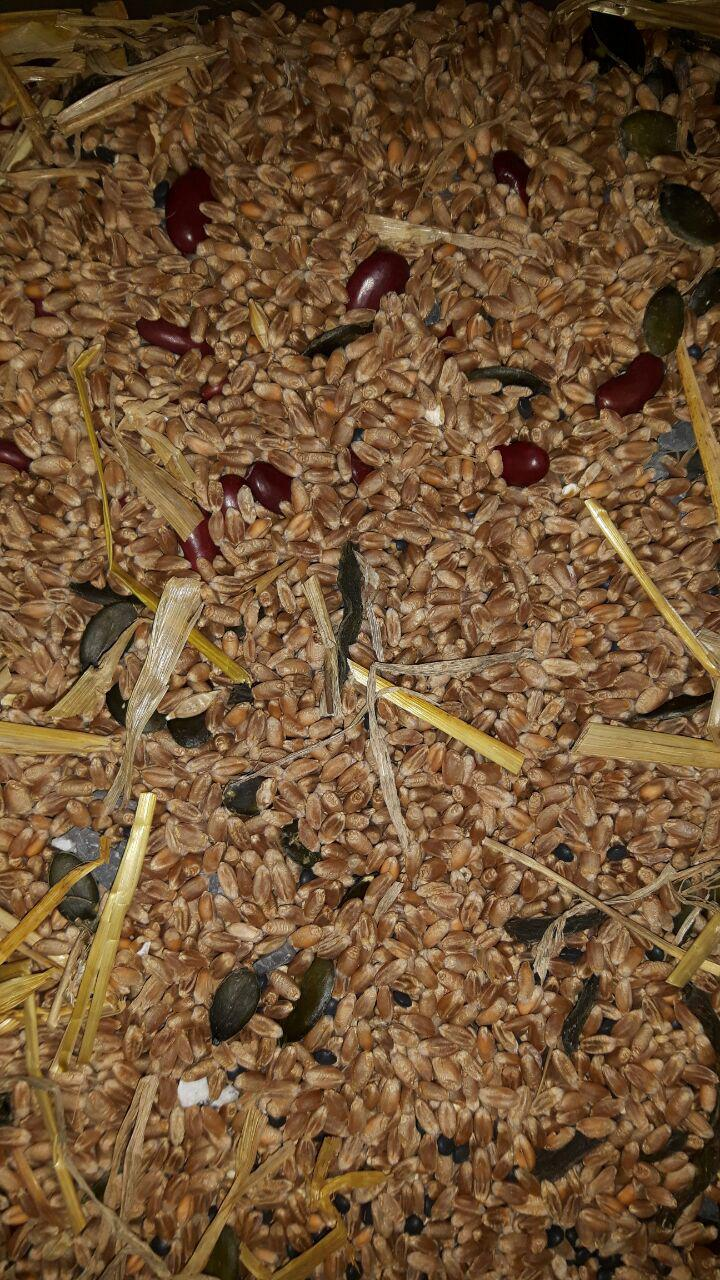
#> input picture server/thecombiners/main_app/contamination_detection/src/contamination1.jpg, 720 x 1280 px
$ python -i contamination_detection.py   (imports and definitions only)
#> lines starting #> are read from the running program, lines starting #| are printed output that depends on the picture; after the words box and inside, x2 and y2 are one past the last pixel; in counts of white or black regions, pixels touching at a corner belong together
#> in vector_feature_generation, image is the input picture: shape (1280, 720, 3); mean B, G, R 52.9, 83.1, 112.7
import cv2
from matplotlib import pyplot as plt
from sklearn.decomposition import PCA
from scipy import ndimage
import numpy as np

def feature_image(path, tresh_min, tresh_max, iterations, k):
    #reading the image as gray
#> called with path = 'src/contamination1.jpg', tresh_min = 138, tresh_max = 217, iterations = 6, k = 7
    image = cv2.imread(path, 0)
#> image: shape (1280, 720); min 0, max 255, mean 88.5
    image = cv2.equalizeHist(image)
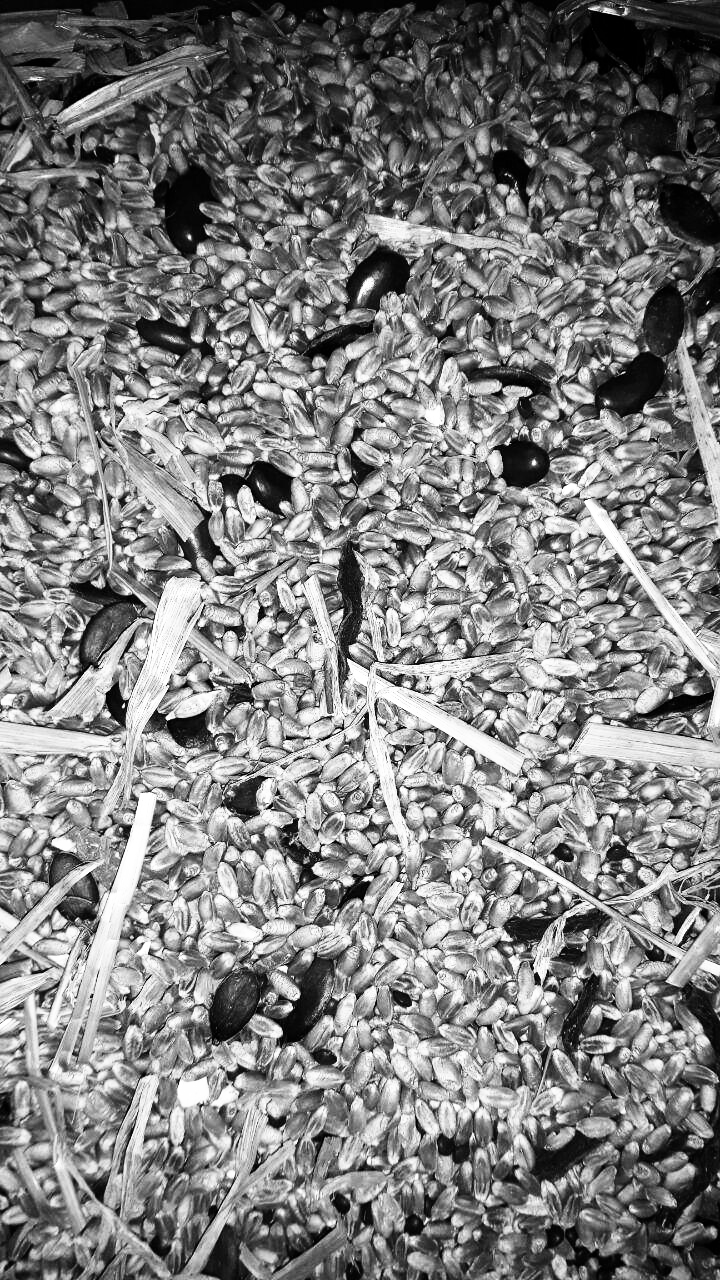
#> image: shape (1280, 720); min 0, max 255, mean 128.3

    #These parameters shold be modified
    edged = cv2.Canny(image, tresh_min, tresh_max)
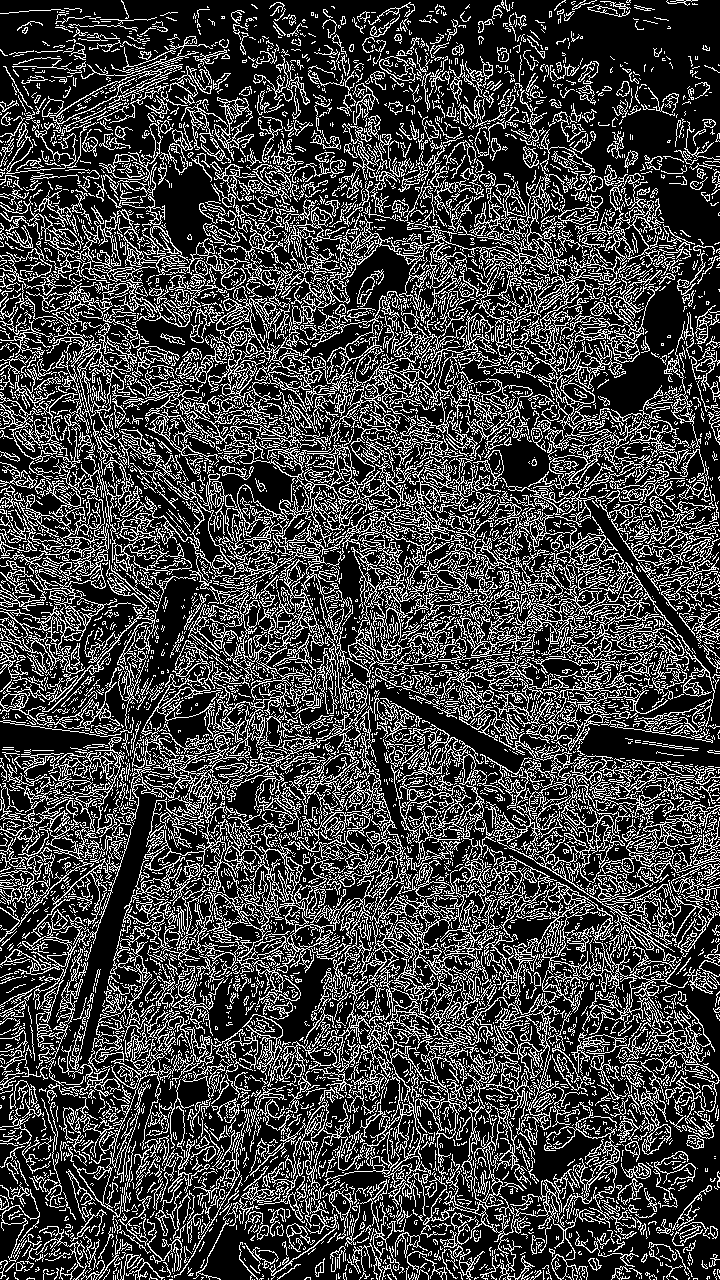
#> edged: shape (1280, 720); 25.6% white in thin lines or dots

    #applying closing function
    kernel = cv2.getStructuringElement(cv2.MORPH_RECT, (k, k))
    image = cv2.morphologyEx(edged, cv2.MORPH_CLOSE, kernel)
#> image: shape (1280, 720); 79.9% white; 692 black regions, largest, box (x1, y1, x2, y2) and area: (513, 0, 720, 133) 14192, (0, 0, 291, 100) 10780, (75, 793, 160, 1060) 5147

    #Dilate and erode to lose small regions
    image = cv2.dilate(image, None, iterations=iterations)
#> image: shape (1280, 720); 97.7% white; 140 black regions (70 under 20 px), largest, box (x1, y1, x2, y2) and area: (575, 0, 720, 90) 4456, (664, 190, 720, 237) 1412, (161, 172, 207, 240) 1317
    image = cv2.erode(image, None, iterations=iterations)
#> image: shape (1280, 720); 91.6% white; 102 black regions, largest, box (x1, y1, x2, y2) and area: (542, 0, 720, 96) 9775, (89, 794, 155, 969) 3627, (0, 0, 124, 52) 3201

    return image/255

def contamination(path):
    image = feature_image(path, 138, 217, 6, 7)
    x, y = image.shape
    no_contamination = sum(sum(image))/(x*y)

    return 100*(1-no_contamination)

def vector_feature_generation(path):
    features = []

    image = cv2.imread(path)
    #Whatch out the parameters
    img_mask = feature_image(path, 138, 217, 6, 7)
    x, y = img_mask.shape
#> x = 1280; y = 720

    #NOT A MUST##################################################################################
    for i in range(x):
        for j in range(y):
            if img_mask[i,j]!=0:
                image[i,j,:] = [255, 255, 255]
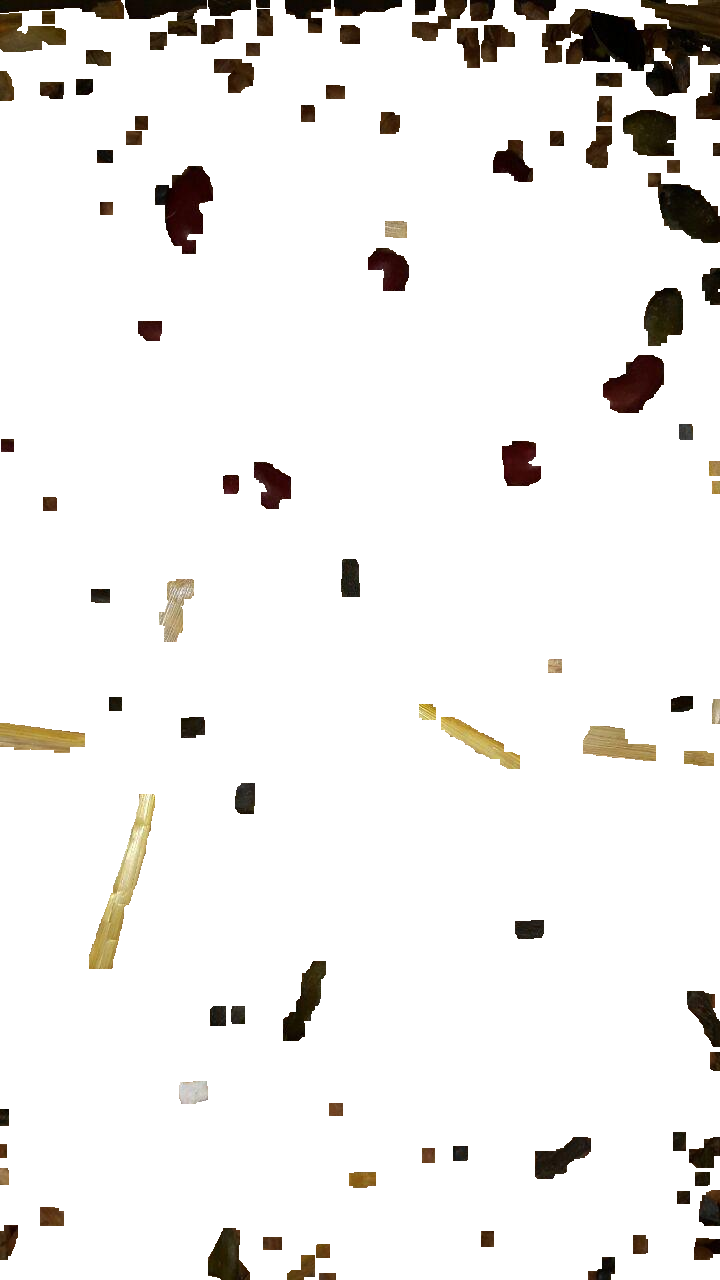
#> image: shape (1280, 720, 3); mean B, G, R 235.9, 237.7, 239.3

    cv2.imwrite("/home/natalija/Documents/HackZurich/contamination_detection/src/contamination_mask.jpg", image)
    ##############################################################################################
    labeled, nr_objects = ndimage.label(1-img_mask)
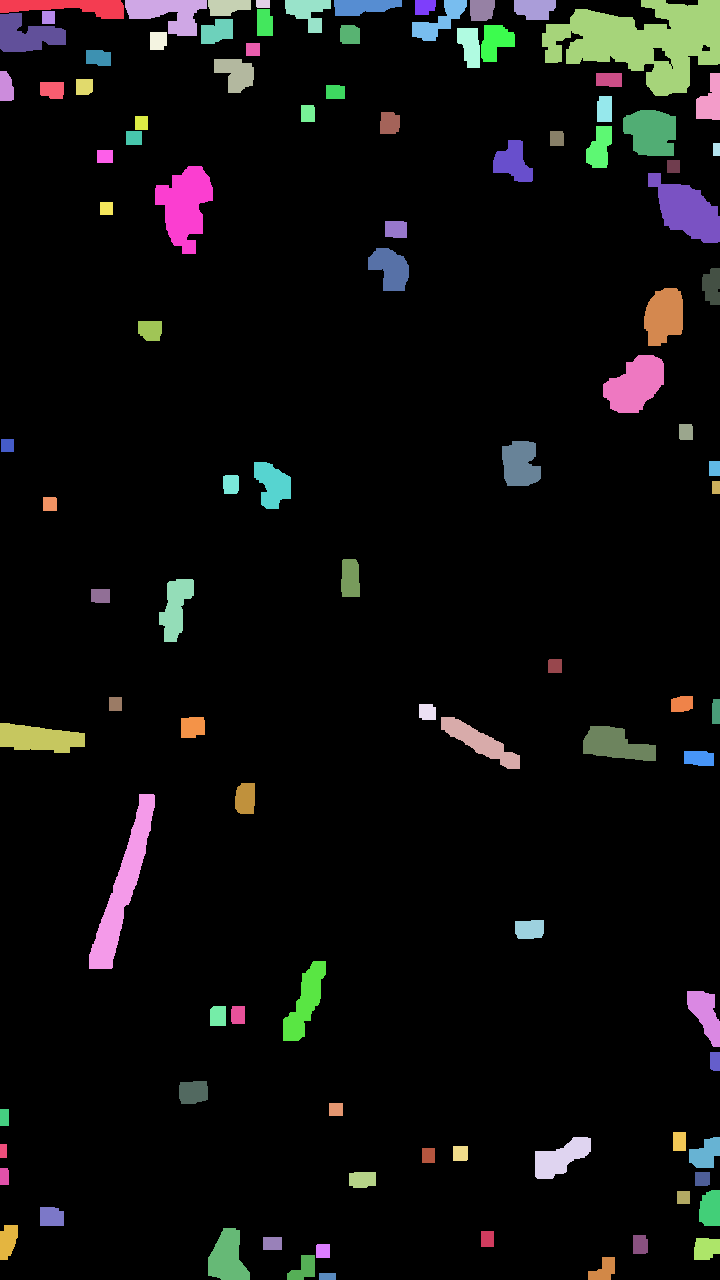
#> labeled: shape (1280, 720) int32; 104 distinct labels, from 0 to 103; one colour per label, 0 black
#> nr_objects = 103
    d = {}
    x,y = labeled.shape
    for i in range(1,nr_objects+1):
        d[i] = np.zeros((x,y,3))

    for i in range(1,x):
        for j in range(1,y):
            if labeled[i,j]:
                d[labeled[i,j]][i,j,:] = image[i,j,:]
#> after the loop, d = 103 items

    for key, value in d.items():
        non_empty_columns = np.where(value.max(axis=0)>0)[0]
        non_empty_rows = np.where(value.max(axis=1)>0)[0]
        cropBox = (min(non_empty_rows), max(non_empty_rows), min(non_empty_columns), max(non_empty_columns))
        image_data = value[cropBox[0]:cropBox[1]+1, cropBox[2]:cropBox[3]+1 , :]
        #cv2.imwrite("/home/natalija/Documents/HackZurich/contamination_detection/src/image{}.png".format(key), image_data)

        vector = np.zeros(84645)
        new = np.concatenate((image_data[:,:,0].ravel(), image_data[:,:,1].ravel(), image_data[:,:,2].ravel()))
        vector[0:len(new)]=new
        features.append(vector)
#> this loop made 22 passes
#> cropBox on passes 1 to 12: (1, 18, 1, 123), (1, 35, 125, 206), (1, 15, 208, 250), (1, 7, 256, 269), (1, 32, 285, 330), (1, 15, 334, 401), (1, 14, 415, 435), (1, 40, 412, 466), (1, 20, 470, 494), (1, 19, 514, 555), (1, 95, 542, 719), (9, 35, 257, 272)
#> pass 2, in vector_feature_generation, `image_data = value[cropBox[0]:cropBox[1]+1, cropBox[2]:cropBox[3]+1 , :]`:
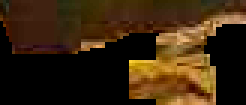
#> image_data: shape (35, 82, 3) float64 (shown 3 times larger); mean of channels 0, 1, 2 4.3, 11.1, 17.2; drawn with min black and max white
#> after the loop, features = 21 items

        #reduce dimensionality
    pca = PCA(n_components=100)

    while len(features) < 100:
        features.append(features[0])


    features = pca.fit_transform(features)

    return features

#> (the run stopped early here; a loop or call above may not have finished)

$ run again, on server/thecombiners/main_app/contamination_detection/src/contamination3.jpg
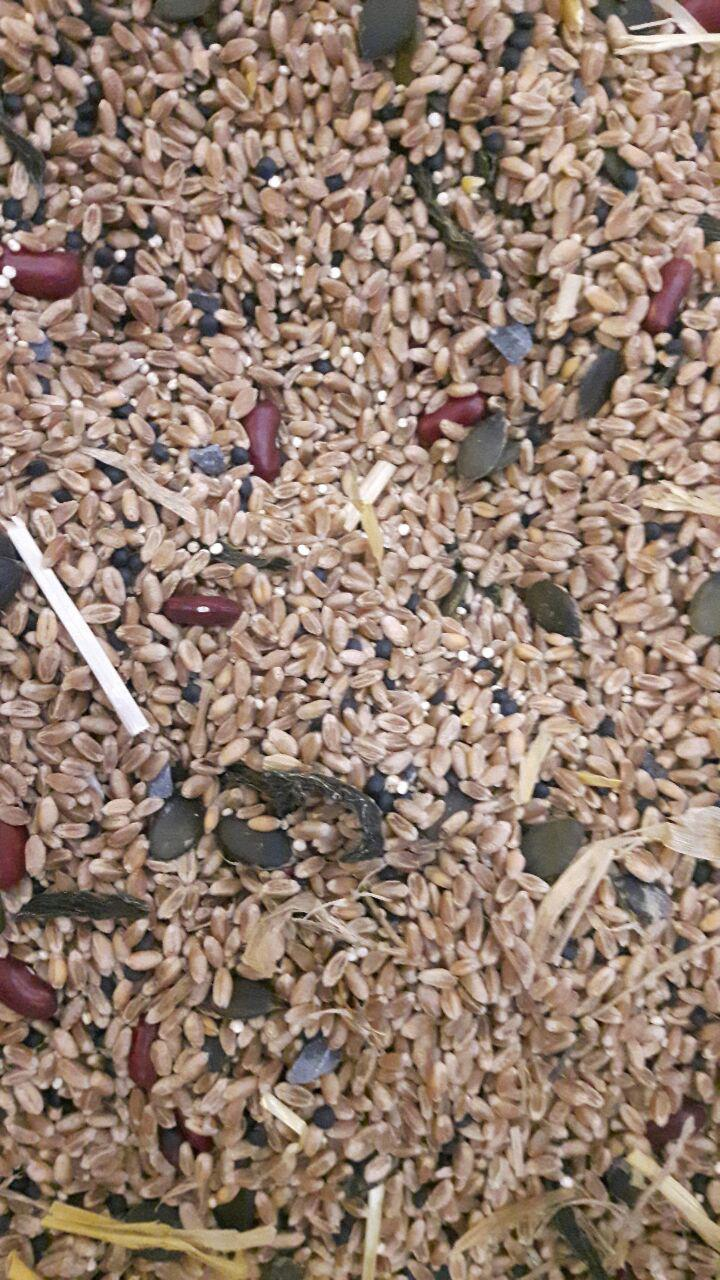
#> input picture server/thecombiners/main_app/contamination_detection/src/contamination3.jpg, 720 x 1280 px
#> in vector_feature_generation, image is the input picture: shape (1280, 720, 3); mean B, G, R 112.7, 126.3, 148.4
#> in feature_image, `edged = cv2.Canny(image, tresh_min, tresh_max)`:
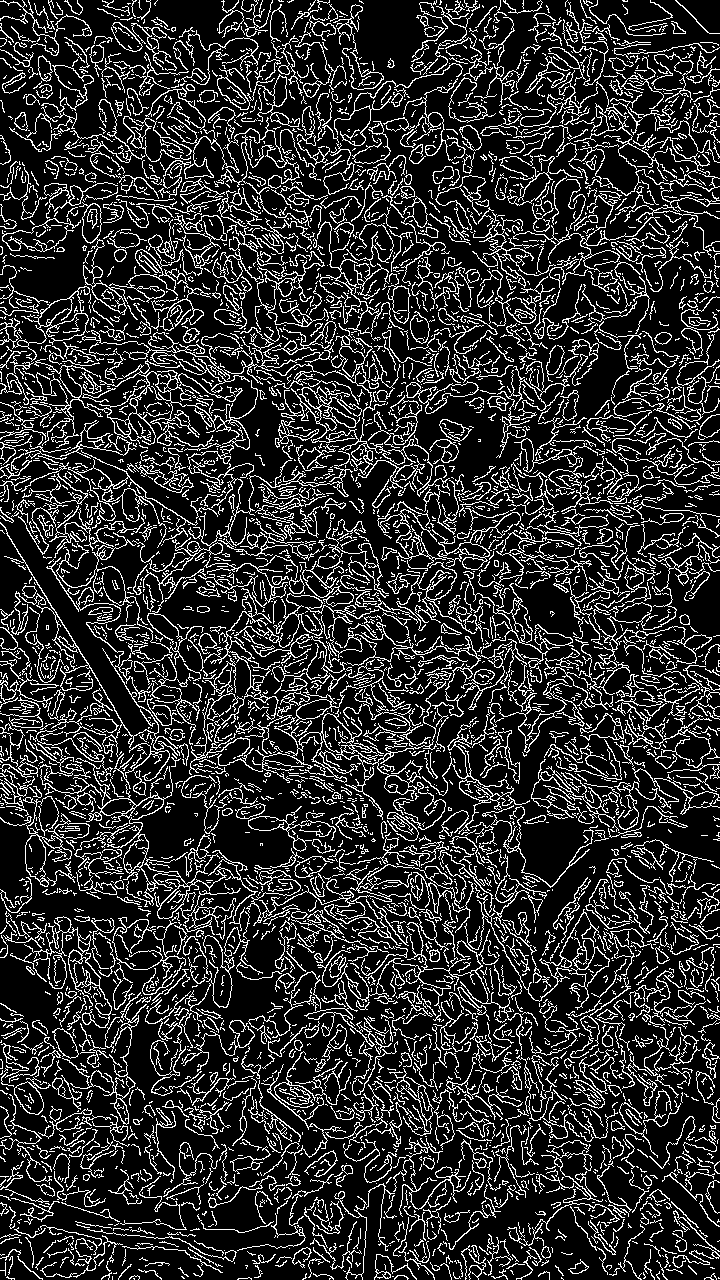
#> edged: shape (1280, 720); 18% white in thin lines or dots
#> in vector_feature_generation, `labeled, nr_objects = ndimage.label(1-img_mask)`:
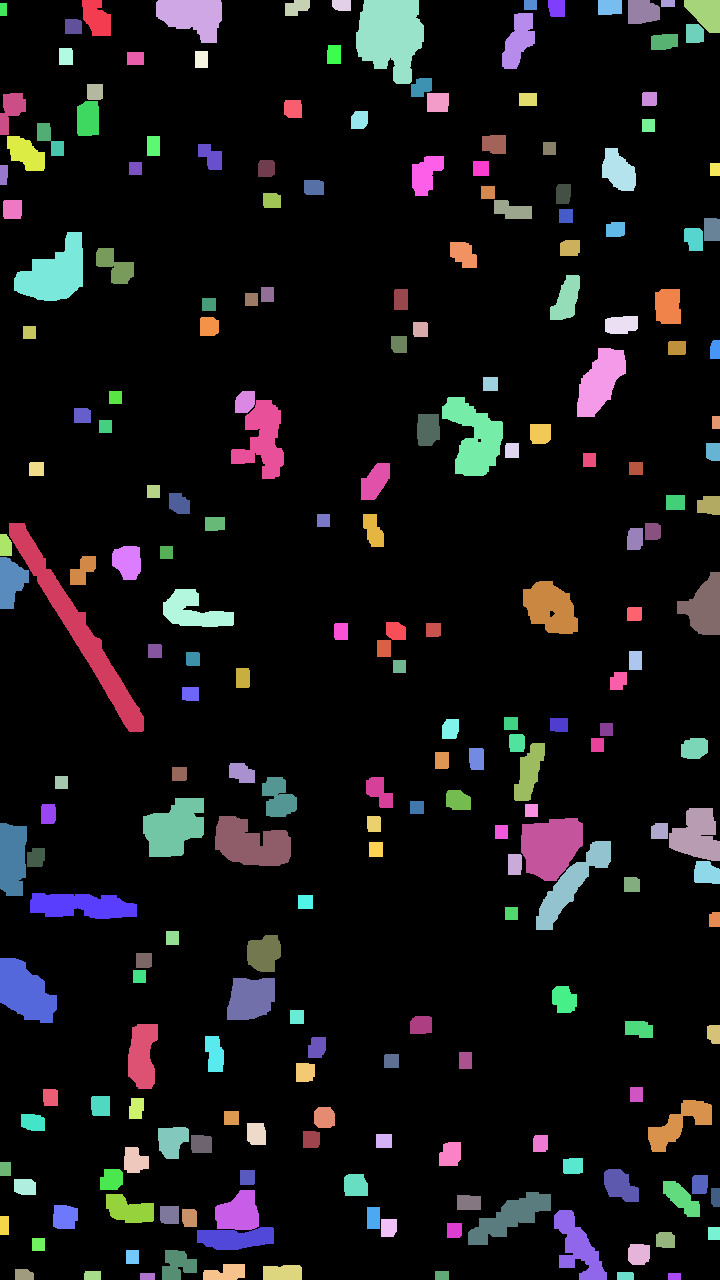
#> labeled: shape (1280, 720) int32; 226 distinct labels, from 0 to 225; one colour per label, 0 black
#> nr_objects = 225
